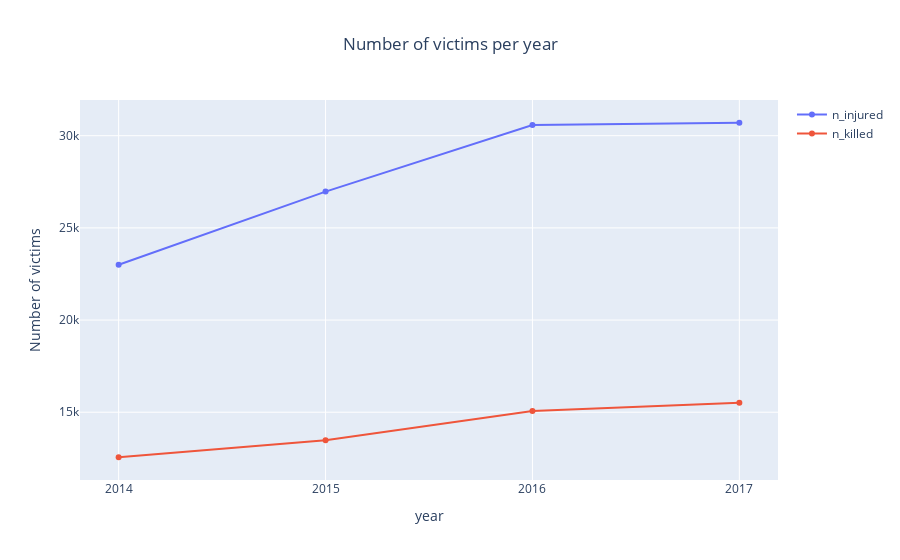

Source (notebook cell):
### Markdown cell above
### On average, out of 3400 new incidents, 3100 - with victims.

### Code cell
temp = df.loc[df['year'].between(2014, 2017)].pivot_table(columns='year', 
                                                   values=['n_injured', 'n_killed'], aggfunc='sum')

fig = go.Figure()
fig.add_trace(go.Scatter(x=temp.T.index, y=temp.T['n_injured'],
                    mode='lines+markers',
                    name='n_injured'))
fig.add_trace(go.Scatter(x=temp.T.index, y=temp.T['n_killed'],
                    mode='lines+markers',
                    name='n_killed'))
fig.update_layout(title={'text': 'Number of victims per year', 'x': 0.5},
                  xaxis_title='year',
                  yaxis_title='Number of victims',
                  xaxis = {'tickmode':'linear', 'tick0':2014, 'dtick':1}
        )
fig.show()
temp['coef'] = [np.polyfit(temp.columns, temp.values[i], deg=1)[0] for i in range(2)]
temp['expected_grow, %'] = (100 * temp['coef'] / temp[2017]).apply(round)
temp

### Figure 1 — Plotly figure (JSON) as saved in the notebook; plotly's stock layout.template omitted (floating-point values rounded to 4 significant figures)
{"data": [{"mode": "lines+markers", "name": "n_injured", "type": "scatter", "x": [2014, 2015, 2016, 2017], "y": [23002, 26967, 30580, 30703]}, {"mode": "lines+markers", "name": "n_killed", "type": "scatter", "x": [2014, 2015, 2016, 2017], "y": [12557, 13484, 15066, 15511]}], "layout": {"title": {"text": "Number of victims per year", "x": 0.5}, "xaxis": {"dtick": 1, "tick0": 2014, "tickmode": "linear", "title": {"text": "year"}}, "yaxis": {"title": {"text": "Number of victims"}}}}
